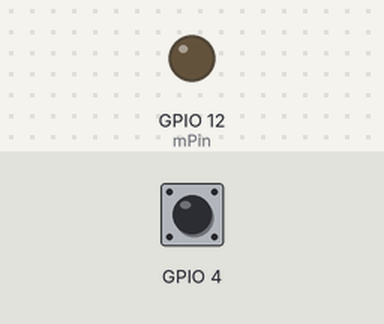
The sketch below on a simulated ESP32. On the bench: output pins drawn as LEDs (lit = HIGH). Inputs (shaded band) come from the test bench; at power-on: GPIO 4 HIGH. Nothing arrives over Bluetooth unless stated; what the sketch prints to the serial monitor is not drawn.

Above: at 1.2 s.
1.3 s: GPIO 4 pulled LOW for 0.15 s
At 1.37 s:
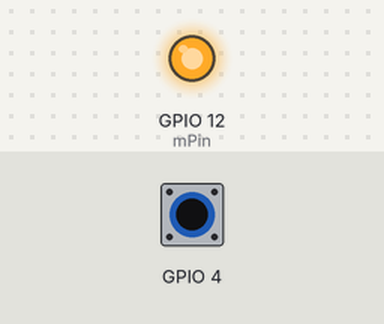
2.9 s: GPIO 4 pulled LOW for 3.2 s
At 7.4 s:
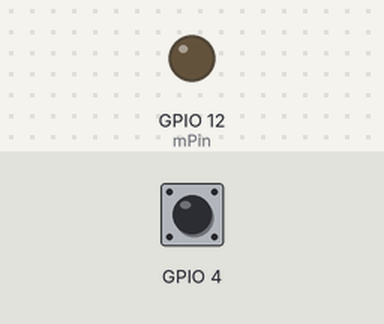
Timing chart, 0 to 8.9 s (numbered marks = the images above; inputs shaded):
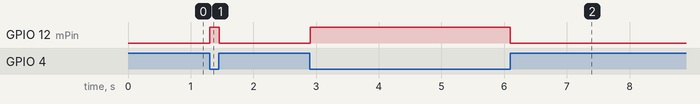

The sketch:

esp32_4_12_BT.ino
```cpp
#include "BluetoothSerial.h"
#include <Wire.h>

BluetoothSerial SerialBT;

const int mPin = 12;
bool on = false;
float prev = 0;
const byte n = 5;
const float th = 2;

void setup() {
  pinMode(mPin, OUTPUT);
  Serial.begin(9600);
  SerialBT.begin("ESP32Bluetooth"); // Bluetooth device name
}

void loop() {
  long s1 = touchRead(4);
  float avg = movingAvg(s1);

  float gradient = avg - prev; // Calculate the gradient

  if (gradient < -th && !on) {
    on = true;
    digitalWrite(mPin, HIGH);
  } else if (gradient > th && on) {
    on = false;
    digitalWrite(mPin, LOW);
  }

  if (on) {
    Serial.print("1");
    SerialBT.print("1");
  } else {
    Serial.print("0");
    SerialBT.print("0");
  }
  Serial.print("\n");
  SerialBT.print("\n");
  prev = avg;
  delay(5);
}

float movingAvg(float v) {
  static byte c = 0;
  static byte nv = 0;
  static float s = 0;
  static float val[n];

  s += v;
  if (nv == n) {
    s -= val[c];
  }
  val[c] = v;
  if (++c >= n) {
    c = 0;
  }
  if (nv < n) {
    nv++;
  }

  return s / nv;
}
```

Measured:
- after the input at 1.3 s, GPIO 12 (mPin): LOW → HIGH at once, → LOW 0.15 s later
- after the input at 2.9 s, GPIO 12 (mPin): LOW → HIGH at once, → LOW 3.2 s later
